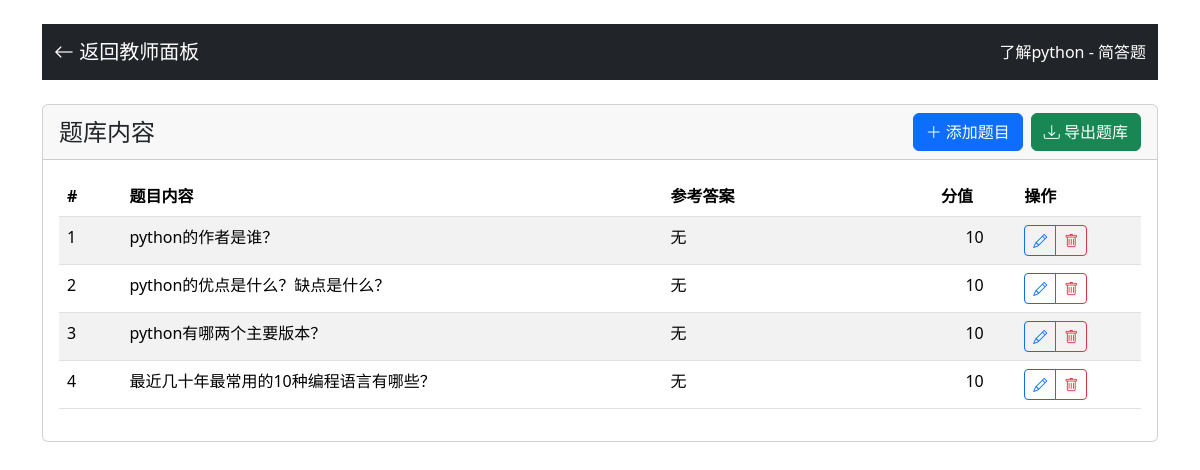
The app's page /teacher/bank/7 (signed in), older data.
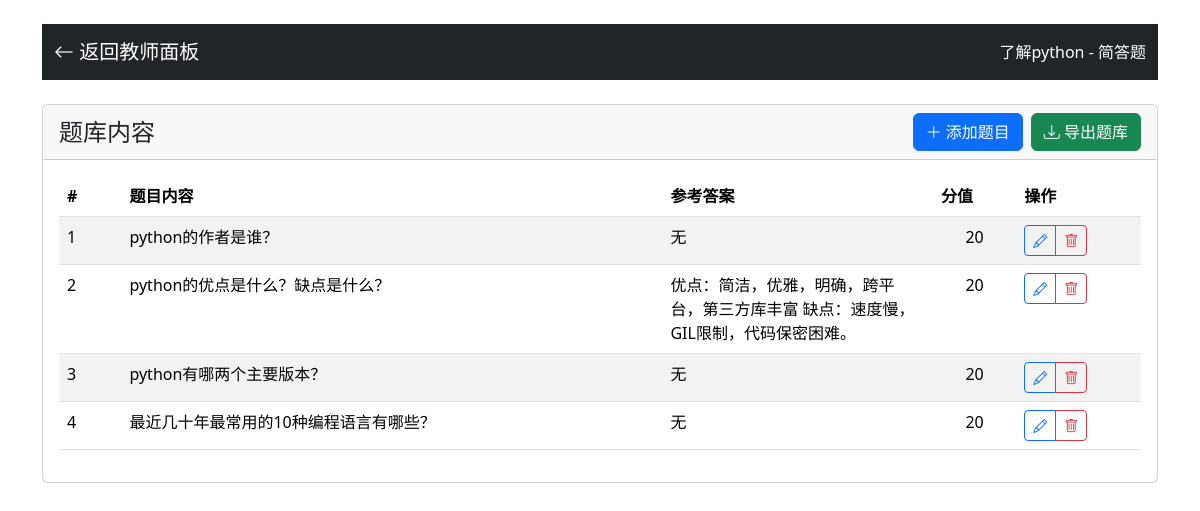
The same page, newer data.
### app.py (models this page shows)
class Question(db.Model):
    id = db.Column(db.Integer, primary_key=True)
    question_type = db.Column(db.String(20), nullable=False)
    content = db.Column(db.Text, nullable=False)
    image_path = db.Column(db.String(200))  # 题目配图
    option_a = db.Column(db.String(200))
    option_b = db.Column(db.String(200))
    option_c = db.Column(db.String(200))
    option_d = db.Column(db.String(200))
    option_e = db.Column(db.String(200))
    correct_answer = db.Column(db.String(200), nullable=False)
    score = db.Column(db.Integer, nullable=False)
    explanation = db.Column(db.Text)
    created_at = db.Column(db.DateTime, default=datetime.utcnow)
    bank_id = db.Column(db.Integer, db.ForeignKey('question_bank.id'), nullable=False)

### app.py (the view)
@app.route('/teacher/bank/<int:bank_id>')
def teacher_bank(bank_id):
    if 'role' not in session or session['role'] != 'teacher':
        return redirect(url_for('teacher_login'))
    bank = QuestionBank.query.get_or_404(bank_id)
    questions = Question.query.filter_by(bank_id=bank_id).order_by(Question.id).all()
    type_display_map = {
        'single_choice': '单选题',
        'multiple_choice': '多选题',
        'true_false': '判断题',
        'fill_blank': '填空题',
        'short_answer': '简答题'
    }
    bank.question_type_display = type_display_map.get(bank.question_type, bank.question_type)
    return render_template('bank_content.html', bank=bank, questions=questions)

### templates/bank_content.html (shortened to what this page needs)
<!DOCTYPE html>
<html lang="zh">
<head>
    <link href="{{ url_for('static', filename='bootstrap/css/bootstrap.min.css') }}" rel="stylesheet">
    <link href="{{ url_for('static', filename='bootstrap-icons/font/bootstrap-icons.css') }}" rel="stylesheet">
</head>
<body class="container mt-4">
    <nav class="navbar navbar-expand-lg navbar-dark bg-dark mb-4">
        <div class="container">
            <a class="navbar-brand" href="{{ url_for('teacher_dashboard') }}">
                <i class="bi bi-arrow-left"></i> 返回教师面板
            </a>
            <span class="navbar-text text-white">
                {{ bank.name }} - {{ bank.question_type_display }}
            </span>
        </div>
    </nav>
    <div class="card">
        <div class="card-header d-flex justify-content-between align-items-center">
            <h4 class="mb-0">题库内容</h4>
            <div class="d-flex align-items-center">
                <button class="btn btn-primary me-2" onclick="addQuestion()">
                    <i class="bi bi-plus-lg"></i> 添加题目
                </button>
                <a class="btn btn-success" href="/export_bank/{{ bank.id }}" target="_blank">
                    <i class="bi bi-download"></i> 导出题库
                </a>
            </div>
        </div>
        <div class="card-body">
            <div class="table-responsive">
                <table class="table table-striped">
                    <thead>
                        <tr>
                            <th style="width: 60px">#</th>
                            {% if bank.question_type == 'short_answer' %}
                            <th style="width: 50%">题目内容</th>
                            <th style="width: 25%">参考答案</th>
                            {% else %}
                            <th>题目内容</th>
                            {% if bank.question_type in ['single_choice', 'multiple_choice'] %}
                            <th>选项</th>
                            {% endif %}
                            <th style="width: 120px">正确答案</th>
                            {% endif %}
                            <th style="width: 80px">分值</th>
                            <th style="width: 120px">操作</th>
                        </tr>
                    </thead>
                    <tbody>
                        {% for question in questions %}
                        <tr>
                            <td>{{ loop.index }}</td>
                            <td>{{ question.content|replace('\n', '<br>')|safe }}</td>
                            <td {% if bank.question_type != 'short_answer' %}class="text-center"{% endif %}>{{ question.correct_answer }}</td>
                            <td class="text-center">{{ question.score }}</td>
                            <td>
                                <div class="btn-group btn-group-sm">
                                    <button class="btn btn-outline-primary" onclick="editQuestion({{ question.id }})">
                                        <i class="bi bi-pencil"></i>
                                    </button>
                                    <button class="btn btn-outline-danger" onclick="deleteQuestion({{ question.id }})">
                                        <i class="bi bi-trash"></i>
                                    </button>
                                </div>
                            </td>
                        </tr>
                        {% endfor %}
                    </tbody>
                </table>
            </div>
        </div>
    </div>
</body>
</html>

Row changes from the older to the newer data that the page shows:
changed Question "python的作者是谁？": score "10" → "20"
changed Question "python的优点是什么？缺点是什么？": correct_answer "无" → "优点：简洁，优雅，明确，跨平台，第三方库丰富 缺点：速度慢，GIL限制，代码保密困难。"; score "10" → "20"
changed Question "python有哪两个主要版本？": score "10" → "20"
changed Question "最近几十年最常用的10种编程语言有哪些？": score "10" → "20"
